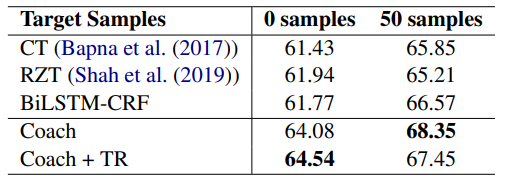
#> input picture opencv/test3.png, 516 x 182 px
$ python pengzhang3.py
#> lines starting #> are read from the running program, lines starting #| are printed output that depends on the picture; after the words box and inside, x2 and y2 are one past the last pixel; in counts of white or black regions, pixels touching at a corner belong together
import cv2 as cv

rect_width = 6
rect_height = 2
# 新的算法
# 图片膨胀
def dilate_demo(image):
    gray = cv.cvtColor(image, cv.COLOR_BGR2GRAY)
    ret, binary = cv.threshold(gray, 0, 255, cv.THRESH_BINARY_INV | cv.THRESH_OTSU)
    kernel = cv.getStructuringElement(cv.MORPH_RECT, (rect_width, rect_height))
    dst = cv.dilate(binary, kernel)
    kernel2 = cv.getStructuringElement(cv.MORPH_RECT, (2, 6))
    dst = cv.dilate(dst, kernel2)
    cv.imshow("dilate", dst)
    return dst


# 获取竖线 调用两次
# 这个尝试使用row - 横线个数*横线宽度
def get_vertical_lines(image, ratio=0.94):
    row = image.shape[0]
    col = image.shape[1]
    vertical_lines = []
    for i in range(col):
        count = 0
        for j in range(row):
            px = image[j, i]
            if px == 0:
                count += 1
        if count > int(row * ratio):
            vertical_lines.append(i)
    print("一共找到如下竖线" + str(vertical_lines))
    return vertical_lines


def get_vertical_lines_2(image, line_count):
    row = image.shape[0]
    col = image.shape[1]
    vertical_lines = []
    for i in range(col):
        count = 0
        for j in range(row):
            px = image[j, i]
            if px == 0:
                count += 1
        if count > row - max(rect_width, rect_height) * line_count * 1.6:
            vertical_lines.append(i)
    print("一共找到如下竖线" + str(vertical_lines))
    return vertical_lines


# 获取横线 调用一次
def get_level_lines(image, ratio=0.9):
    row = image.shape[0]
    col = image.shape[1]
    level_lines = []
    for i in range(row):
        count = 0
        for j in range(col):
            px = image[i, j]
            if px == 0:
                count += 1
        if count > int(col * ratio):
            level_lines.append(i)
    print("一共找到如下横线" + str(level_lines))
    return level_lines


def get_continuous_lines(vertical_list):
    res_list = []
    i = 0
    while i < len(vertical_list):
        temp = []
        for j in range(vertical_list[i], vertical_list[-1]):
            if j in vertical_list:
                temp.append(j)
                i += 1
            else:
                i -= 1
                break
        i += 1
        res_list.append(temp)
    print("一共找到{}条连续线".format(str(len(res_list))))
    print(res_list)
    return res_list


def draw(image, res_list , stop_list , level_lines):
    # cv.line(image, (res_list[0][-1], level_lines[0]), (res_list[0][-1], level_lines[-1]), (0, 0, 0), 1)
    # cv.line(image, (res_list[-1][0], level_lines[0]), (res_list[-1][0], level_lines[-1]), (0, 0, 0), 1)
    if len(res_list) < 2:
        return
    res_list.remove(res_list[0])
    res_list.remove(res_list[-1])
    for i in res_list:
        if len(i) > 5:
            num = int((i[0] + i[1]) / 2)
            if judge(num, stop_list):
                cv.line(image, (num, level_lines[0]), (num, level_lines[-1]), (0, 0, 0), 1)


def judge(num, stop_list):
    for i in stop_list:
        if abs(i - num) <= 20:
            return False
    return True


def getxbegin(img, lines):
    col = img.shape[1]
    for i in range(col):
        if img[lines[0], i] == 0:
            xBegin = i
            break
    return xBegin


def getxend(img, lines):
    col = img.shape[1]
    for i in range(col - 1, 0, -1):
        if img[lines[0], i] == 0:
            xEnd = i
            break
    return xEnd
src = cv.imread("../test3.png", 0)
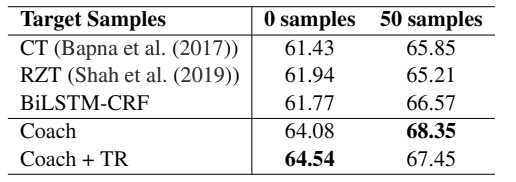
#> src: shape (182, 516); min 0, max 255, mean 231.3
ret, binary = cv.threshold(src, 200, 255, cv.THRESH_BINARY)
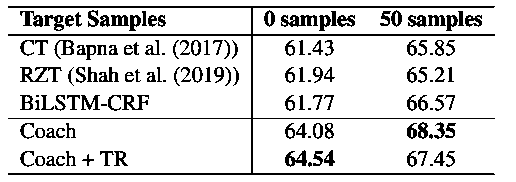
#> binary: shape (182, 516); 86.2% white; black in thin lines or dots, all inside (x1, y1, x2, y2) = (8, 6, 495, 175)

stop_list = get_vertical_lines(binary, ratio=0.9)
#> after the loop in get_vertical_lines, `for i in range(col):`: vertical_lines = [251, 252]
#| 一共找到如下竖线[251, 252]
#> stop_list = [251, 252]
level_lines = get_level_lines(binary, ratio=0.9)
#> after the loop in get_level_lines, `for i in range(row):`: level_lines = [6, 7, 34, 35, 118, 173, 174]
#| 一共找到如下横线[6, 7, 34, 35, 118, 173, 174]
#> level_lines = [6, 7, 34, 35, 118, 173, 174]
x_begin = getxbegin(binary, level_lines)
#> x_begin = 8
x_end = getxend(binary, level_lines)
#> x_end = 494

src = cv.imread("../test3.png")
#> src is the input picture: shape (182, 516, 3); mean B, G, R 231.9, 230.4, 230.5
gray = dilate_demo(src)
#> in dilate_demo, `ret, binary = cv.threshold(gray, 0, 255, cv.THRESH_BINARY_INV | cv.THR..`:
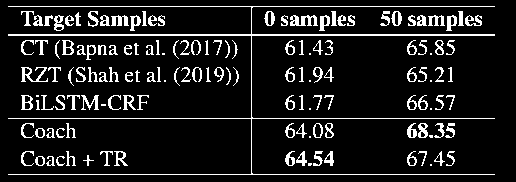
#> binary: shape (182, 516); 11% white in thin lines or dots, all inside (x1, y1, x2, y2) = (8, 6, 495, 175)
#> in dilate_demo, `ret, binary = cv.threshold(gray, 0, 255, cv.THRESH_BINARY_INV | cv.THR..`: ret = 155
#> in dilate_demo, `dst = cv.dilate(binary, kernel)`:
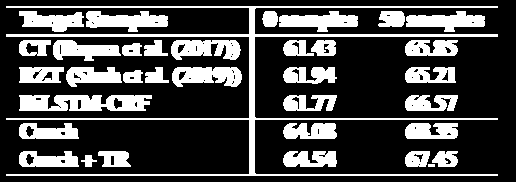
#> dst: shape (182, 516); 27.5% white; 35 white regions, largest, box (x1, y1, x2, y2) and area: (6, 6, 498, 176) 5397, (19, 95, 152, 111) 1732, (86, 11, 168, 32) 1091
#> in dilate_demo, `dst = cv.dilate(dst, kernel2)`:
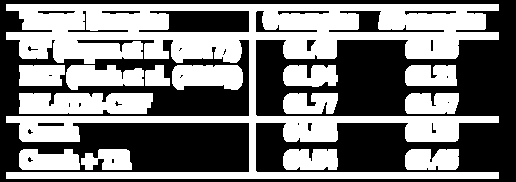
#> dst: shape (182, 516); 48.3% white; 14 white regions, largest, box (x1, y1, x2, y2) and area: (6, 4, 499, 179) 30342, (19, 93, 153, 114) 2616, (172, 65, 243, 90) 1532
vertical_lines = get_vertical_lines_2(gray, len(get_continuous_lines(level_lines)))
#> the loop in get_continuous_lines, `while i < len(vertical_list):` made 4 passes
#> i on passes 1 to 4: 2, 4, 5, 7
#> after the loop in get_continuous_lines, `while i < len(vertical_list):`: i = 7; res_list = [[6, 7], [34, 35], [118], [173]]
#| 一共找到4条连续线
#| [[6, 7], [34, 35], [118], [173]]
#> in get_vertical_lines_2, `row = image.shape[0]`: row = 182
#> after the loop in get_vertical_lines_2, `for i in range(col):`: vertical_lines = 84 values from 0 to 515
#> (printed output is left out)
#> vertical_lines = 84 values from 0 to 515
res_list = get_continuous_lines(vertical_lines)
#> the loop in get_continuous_lines (call 2), `while i < len(vertical_list):` made 6 passes
#> i on passes 1 to 6: 19, 21, 27, 34, 54, 84
#| 一共找到6条连续线
#> (printed output is left out)
#> res_list = 6 items
draw(src, res_list=res_list, stop_list=stop_list, level_lines=level_lines)
#> the loop in draw, `for i in res_list:` made 4 passes
#> (i, num) on passes 2 to 3: ([243, 244, 245, 246, 247, 248], 243), ([256, 257, 258, 259, 260, 261, 262], 256)
#> num on pass 4: 359
#> after the loop in draw, `for i in res_list:`:
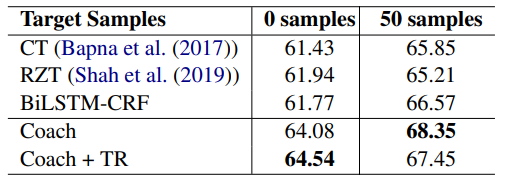
#> image: shape (182, 516, 3); 0.18% of pixels changed, all inside (x1, y1, x2, y2) = (359, 6, 360, 175)

if len(res_list) >= 2:
    cv.line(src, (x_begin, level_lines[0]), (x_begin, level_lines[-1]), (0, 0, 0), 1)
    cv.line(src, (x_end, level_lines[0]), (x_end, level_lines[-1]), (0, 0, 0), 1)
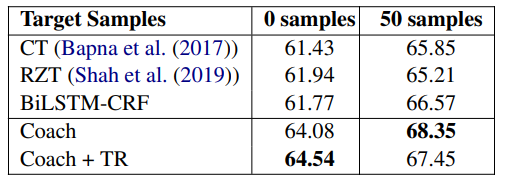
#> src: shape (182, 516, 3); mean B, G, R 230.6, 229.1, 229.1

cv.imshow("res", src)
cv.waitKey(0)
cv.destroyAllWindows()

$ run again, with opencv/1.png copied over opencv/test3.png
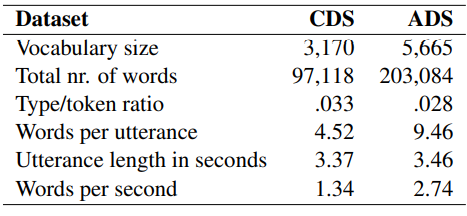
#> input picture opencv/1.png, 467 x 216 px
#> `ret, binary = cv.threshold(src, 200, 255, cv.THRESH_BINARY)`:
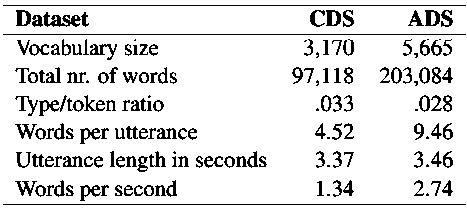
#> binary: shape (216, 467); 88.8% white; black in thin lines or dots
#> after the loop in get_vertical_lines, `for i in range(col):`: vertical_lines = []
#| 一共找到如下竖线[]
#> after the loop in get_level_lines, `for i in range(row):`: level_lines = [5, 34, 204]
#| 一共找到如下横线[5, 34, 204]
#> x_begin = 3
#> x_end = 465
#> src is the input picture: shape (216, 467, 3); mean B, G, R 233.4, 233.4, 233.4
#> ret = 152
#> the loop in get_continuous_lines, `while i < len(vertical_list):` made 3 passes
#> after the loop in get_continuous_lines, `while i < len(vertical_list):`: i = 3; res_list = [[5], [34], []]
#| 一共找到3条连续线
#| [[5], [34], []]
#> in get_vertical_lines_2, `row = image.shape[0]`: row = 216
#> after the loop in get_vertical_lines_2, `for i in range(col):`: vertical_lines = 65 values from 0 to 466
#> (printed output is left out)
#> the loop in get_continuous_lines (call 2), `while i < len(vertical_list):` made 4 passes
#> i on passes 1 to 4: 14, 35, 55, 65
#| 一共找到4条连续线
#> (printed output is left out)
#> `res_list = get_continuous_lines(vertical_lines)`: res_list = 4 items
#> the loop in draw, `for i in res_list:` made 2 passes
#> num on passes 1 to 2: 270, 358
#> `cv.line(src, (x_end, level_lines[0]), (x_end, level_lines[-1]), (0, 0,..`:
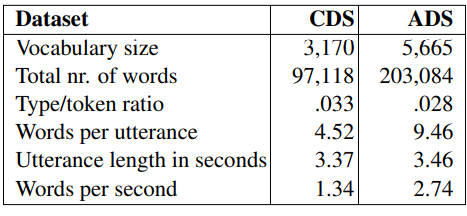
#> src: shape (216, 467, 3); mean B, G, R 231.4, 231.4, 231.4

$ run again, with opencv/2.png copied over opencv/test3.png
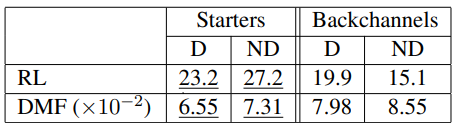
#> input picture opencv/2.png, 460 x 127 px
#> `ret, binary = cv.threshold(src, 200, 255, cv.THRESH_BINARY)`:
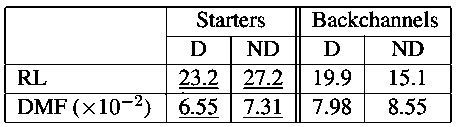
#> binary: shape (127, 460); 86.1% white; black in thin lines or dots, all inside (x1, y1, x2, y2) = (4, 6, 452, 123)
#> after the loop in get_vertical_lines, `for i in range(col):`: vertical_lines = [5, 166, 295, 296, 299, 300, 450]
#| 一共找到如下竖线[5, 166, 295, 296, 299, 300, 450]
#> after the loop in get_level_lines, `for i in range(row):`: level_lines = [6, 7, 64, 93, 122]
#| 一共找到如下横线[6, 7, 64, 93, 122]
#> x_begin = 6
#> x_end = 450
#> src is the input picture: shape (127, 460, 3); mean B, G, R 229.1, 229.1, 229.1
#> ret = 153
#> the loop in get_continuous_lines, `while i < len(vertical_list):` made 4 passes
#> after the loop in get_continuous_lines, `while i < len(vertical_list):`: i = 5; res_list = [[6, 7], [64], [93], []]
#| 一共找到4条连续线
#| [[6, 7], [64], [93], []]
#> in get_vertical_lines_2, `row = image.shape[0]`: row = 127
#> after the loop in get_vertical_lines_2, `for i in range(col):`: vertical_lines = 59 values from 0 to 459
#> (printed output is left out)
#> the loop in get_continuous_lines (call 2), `while i < len(vertical_list):` made 10 passes
#> i on passes 1 to 8: 2, 8, 11, 20, 30, 36, 42, 49
#| 一共找到10条连续线
#> (printed output is left out)
#> `res_list = get_continuous_lines(vertical_lines)`: res_list = 10 items, first 6: [0, 1], [10, 11, 12, 13, 14, 15], [69, 70, 71], [124, 125, 126, 127, 128, 129, 130, 131, 132], [154, 155, 156, 157, 158, 159, 160, 161, 162, 163], [171, 172, 173, 174, 175, 176]
#> the loop in draw, `for i in res_list:` made 8 passes
#> (i, num) on passes 1, 3, 4, 5, 6, 7, 8: ([10, 11, 12, 13, 14, 15], 10), ([124, 125, 126, 127, 128, 129, 130, 131, 132], 124), ([154, 155, 156, 157, 158, 159, 160, 161, 162, 163], 154), ([171, 172, 173, 174, 175, 176], 171), ([287, 288, 289, 290, 291, 292], 287), ([304, 305, 306, 307, 308, 309, 310], 304), ([442, 443, 444, 445, 446, 447], 442)
#> `cv.line(src, (x_end, level_lines[0]), (x_end, level_lines[-1]), (0, 0,..`:
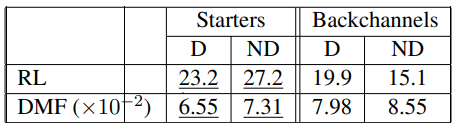
#> src: shape (127, 460, 3); mean B, G, R 227.9, 227.9, 227.9
